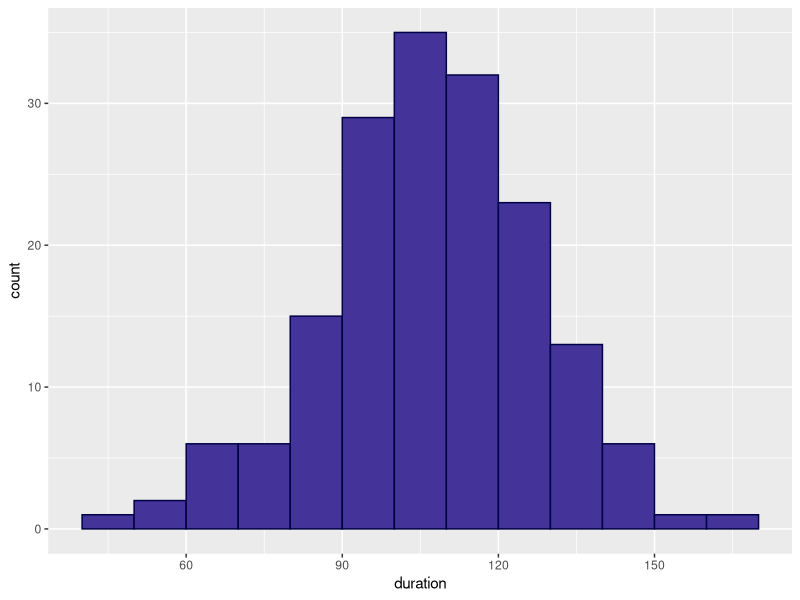

This chart was generated by the following R code: (Note: this script raises an error after producing the figure.)
## ---- chunk 1
knitr::opts_chunk$set(echo = TRUE, message=FALSE, error = TRUE)
library(tidyverse)
## ---- chunk 2
monona <- read_csv("../../data/lake-monona-winters-2025.csv")
## ---- chunk 3
monona %>% ggplot(aes(x = duration)) +
  geom_histogram(aes(x=duration), binwidth=10, position=position_nudge(5), color = '#000044', fill = '#443399')
## ---- chunk 4
# Fix your friend's error!
ggplot(monona, aes(x = ff_cat)) +
  geom_col()
## ---- chunk 5
ggplot(monona, aes(x = ff_cat)) +
  geom_bar()
## ---- chunk 6
# This chunk is provided for you - do not edit
ggplot(monona, aes(x = year1, y = duration)) +
  geom_point(alpha = 0.2) +
  geom_smooth(method = "lm", se=FALSE) +
  labs(
    title = "Lake Monona Winter Closure Durations Over Time",
    subtitle = "Trend Line Shown in Blue"
  )
## ---- chunk 7
mendota <- read_csv("../../data/lake-mendota-winters-2025.csv")
## ---- chunk 8
ggplot(mapping = aes(x = year1, y = duration)) +
  geom_smooth(data = mendota, color = "red") +
  geom_smooth(data = monona, color = "blue")
## ---- chunk 9
# We will learn how this code works next week!
combined = bind_rows(monona %>% mutate(lake = "Monona"), mendota %>% mutate(lake = "Mendota")) %>% 
  arrange(desc(year1)) %>% 
  select(lake, year1, duration)

# Take a look at the first six rows; notice we have TWO rows for each year now, one for each lake!
head(combined)
